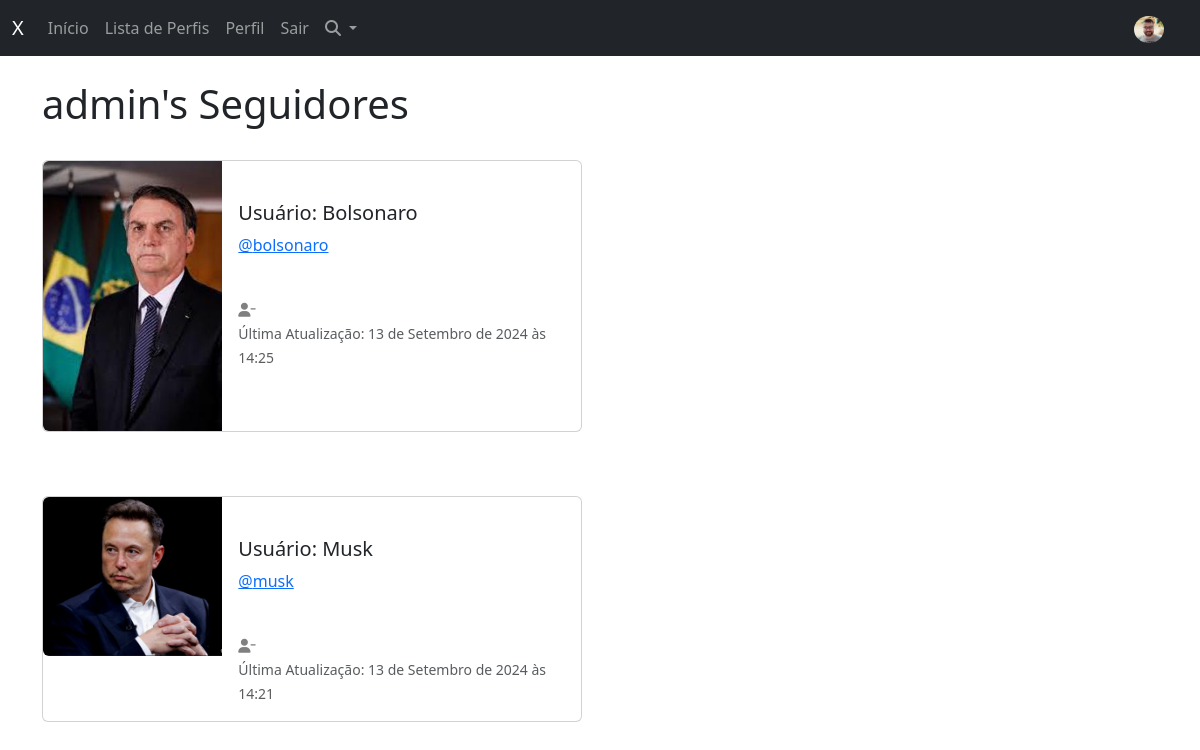
/profile/followers/1 (signed in), run on an earlier commit of the app's database.
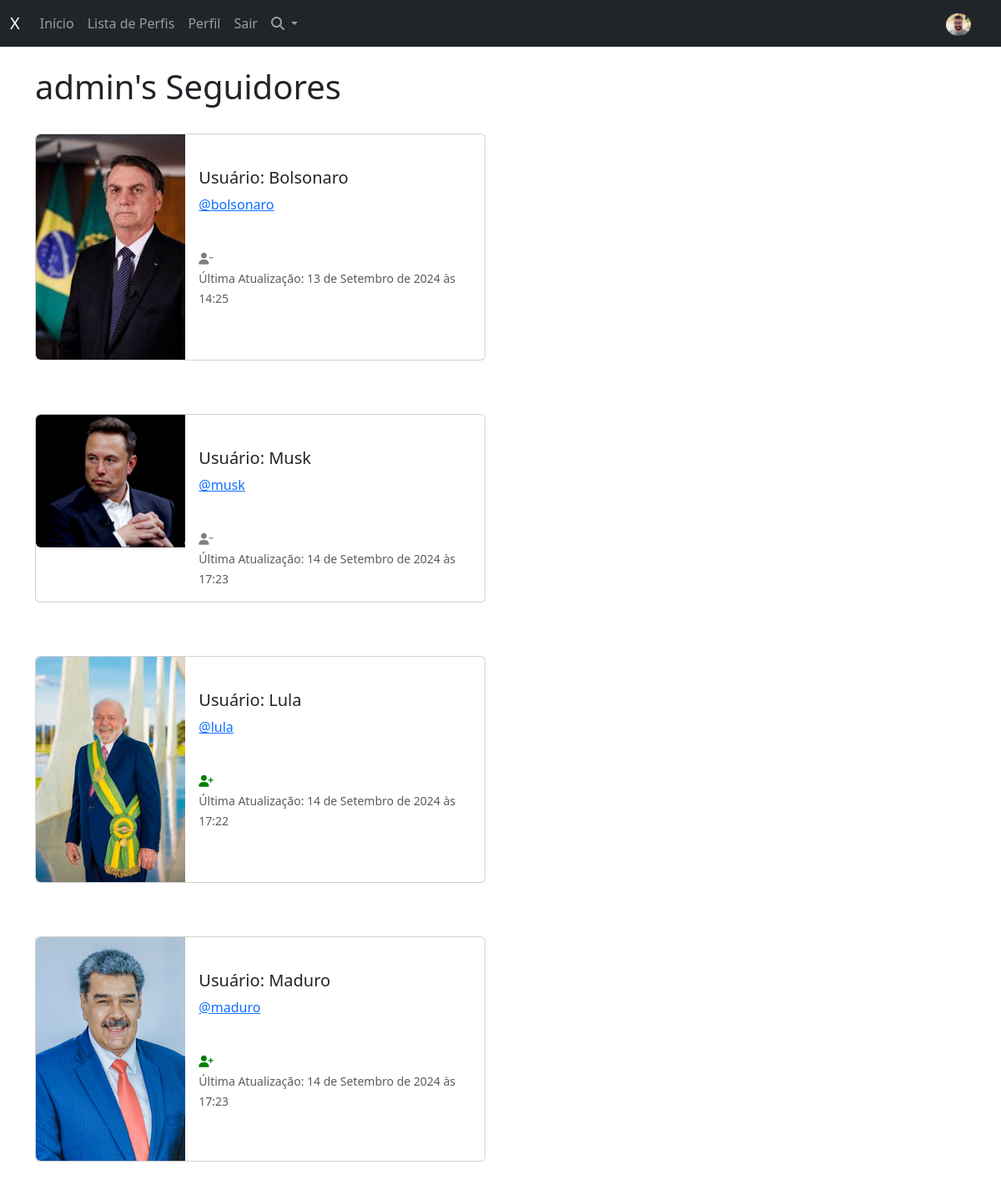
And on a later commit of the database.
### twitter/models.py (models this page shows, shortened)
class Profile(models.Model):
  user = models.OneToOneField(User, on_delete=models.CASCADE)
  follows = models.ManyToManyField("self", related_name="followed_by", symmetrical=False, blank=True)
  date_modified = models.DateTimeField(User, auto_now=True)
  profile_image = models.ImageField(null=True, blank=True, upload_to="images/")
  profile_bio = models.CharField(null=True, blank=True, max_length=500)
  homepage_link = models.CharField(null=True, blank=True, max_length=100)
  facebook_link = models.CharField(null=True, blank=True, max_length=100)
  instagram_link = models.CharField(null=True, blank=True, max_length=100)
  linkedin_link = models.CharField(null=True, blank=True, max_length=100)

### twitter/views.py (the view)
# urls.py: path('profile/followers/<int:pk>', views.followers, name='followers'),
def followers(request, pk):
    if request.user.is_authenticated:
        if request.user.id == pk:
            profiles = Profile.objects.get(user_id=pk)
            return render(request, 'followers.html', {'profiles': profiles})
        else:
            messages.success(request, ("Não é sua página de Perfil"))
            return redirect('home')
    else:
        messages.success(request, ("Você deve estar logado para visualizar esta página..."))
        return redirect('home')

### twitter/templates/followers.html
{% extends 'base.html' %}
{% load static %}
{% block content %}
<h1>{{ request.user.username }}'s Seguidores</h1>
<br>
{% if profiles %}
{% for profile in profiles.followed_by.all %}
<div class="card mb-3" style="max-width: 540px;">
  <div class="row g-0">
    <div class="col-md-4">
      {% if profile.profile_image %}
      <img src="{{ profile.profile_image.url }}" width="200" height="200" class="img-fluid rounded-start"
        alt="{{ profile.user.username }}">
      {% else %}
      <img src="{% static 'images/default-profile.png' %}" class="img-fluid rounded-start" alt="Profile Image">
      {% endif %}
    </div>
    <div class="col-md-8">
      <div class="card-body">
        <br />
        <h5 class="card-title">Usuário: {{profile.user.username}}</h5>
        <p class="card-text"><a href="{% url 'profile' profile.user.id%}"> @{{profile.user.username|lower}}</a></p>
        <br />
        {% if profile in profiles.follows.all %}
        <a href="{% url 'unfollow' profile.user.id %}"><i class="fa fa-user-minus small" style="color: gray;"
            title="Deixar de Seguir"></i></a>
        {% else %}
        <a href="{% url 'follow' profile.user.id %}"><i class="fa fa-user-plus small" style="color: green;"
            title="Seguir"></i></a>
        {% endif %}
        <br />
        <p class="card-text"><small class="text-body-secondary">Última Atualização: {{ profile.date_modified }}</small>
        </p>
      </div>
    </div>
  </div>
</div>
<br /><br />
{% endfor %}
{% endif %}
{% endblock %}

What changed in the data, as far as the page shows it:
changed Profile "Musk": date_modified "13 de Setembro de 2024 às 14:21" → "14 de Setembro de 2024 às 17:23"
now on this page (row edited): Profile: profile_image (picture), user.username "Lula", user.username "lula", date_modified "14 de Setembro de 2024 às 17:22"
now on this page (row edited): Profile: profile_image (picture), user.username "Maduro", user.username "maduro", date_modified "14 de Setembro de 2024 às 17:23"
